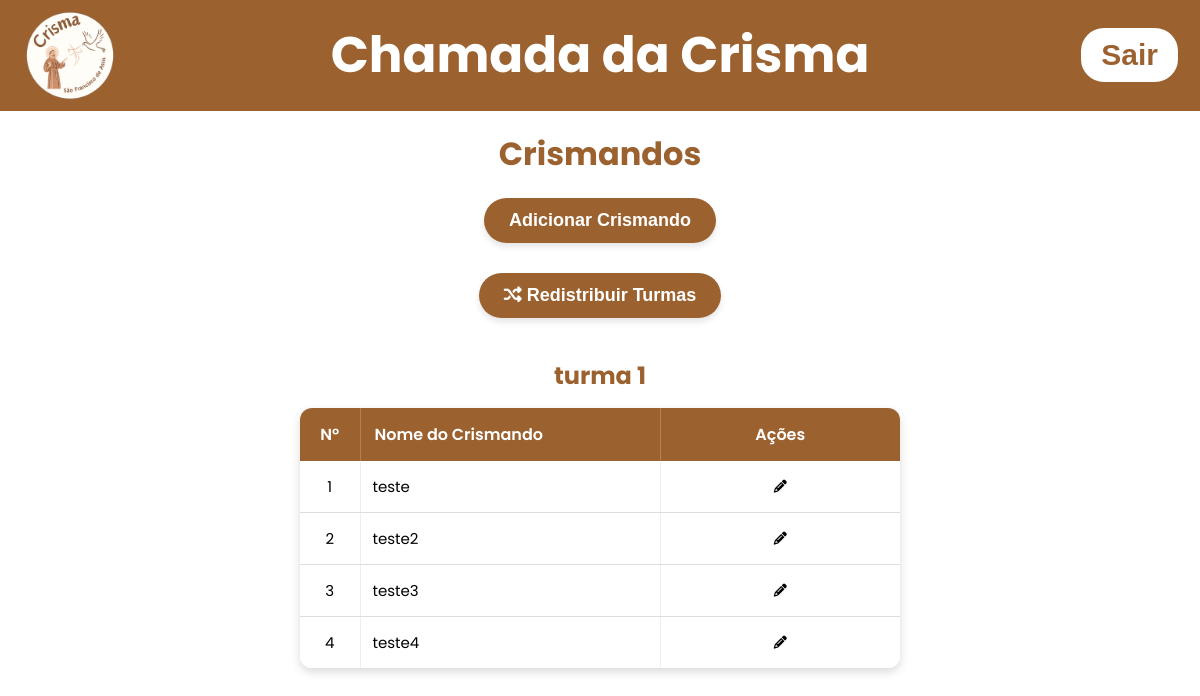
Before: /listcrismandos (signed in) with the older database file.
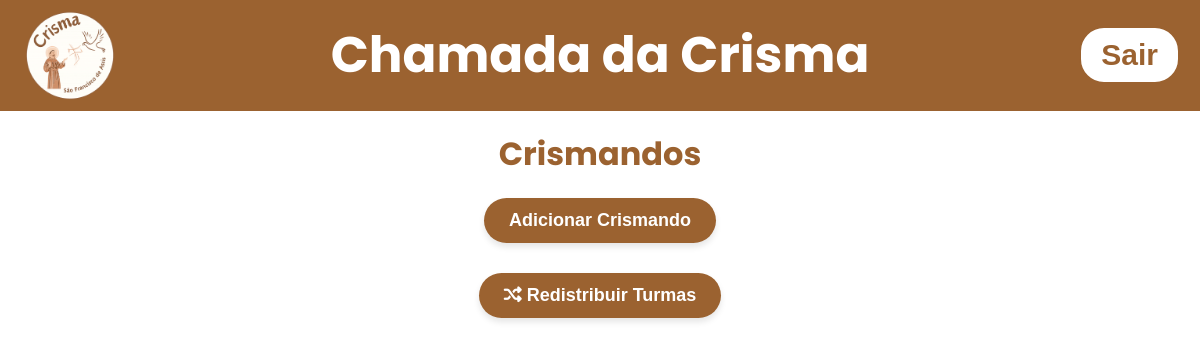
After: the same page with the newer database file.
### tables this page shows
CREATE TABLE turmas (
    id INTEGER PRIMARY KEY AUTOINCREMENT,
    turma_name TEXT NOT NULL UNIQUE
);

CREATE TABLE crismandos (
    id INTEGER PRIMARY KEY AUTOINCREMENT,
    name TEXT UNIQUE NOT NULL,
    turma_id INTEGER NOT NULL,
    created_at TEXT DEFAULT CURRENT_TIMESTAMP,
    FOREIGN KEY (turma_id) REFERENCES turmas(id)
);

### app.py (the view)
@app.get("/listcrismandos")
def list_crismandos():
    msg = request.args.get('msg')
    if not 'admin' in session:
        return render_template('index.html')
    else:
        with get_conn() as conn:
            cur = conn.cursor()
            cur.execute("SELECT id, turma_name FROM turmas ORDER BY turma_name")
            turmas = cur.fetchall()
            cur.execute("SELECT id, name, turma_id FROM crismandos ORDER BY name")
            crismandos = cur.fetchall()
            return render_template('crismandos.html', turmas = turmas, msgcrismandos =msg, crismandos = crismandos)

### app.py (called while the page is built)
def get_conn():
    conn = sqlite3.connect("data/dataBase.db")
    conn.row_factory = sqlite3.Row
    return conn

### templates/crismandos.html (shortened to what this page needs)
<!DOCTYPE html>
<html lang="pt-br">
  <head>
    <link
      rel="stylesheet"
      href="{{url_for('static', filename='css/styleconfigadmin.css')}}"
    />
    <link
      rel="stylesheet"
      href="{{url_for('static', filename='css/stylecrismandos.css')}}"
    />
    <link rel="stylesheet" href="https://cdnjs.cloudflare.com/ajax/libs/font-awesome/6.5.0/css/all.min.css">
    <link rel="stylesheet" href="https://cdnjs.cloudflare.com/ajax/libs/font-awesome/6.5.1/css/all.min.css">
  </head>
  <body>
    <header>
      <div class="header-left">
        <img
          src="{{url_for('static', filename='images/logocrismamaior.png')}}"
          alt="Logo da crisma"
          class="logo"
        />
        <h1 class="title-center" onclick="window.location.href='/homepage'">
          Chamada da Crisma
        </h1>
      </div>
      <form action="{{url_for('logout_user')}}" method="post">
        <button class="button-logout">Sair</button>
      </form>
    </header>
<main>
<div id="container-principal">
    <h1>Crismandos</h1>
    <button onclick="OpenModalEditCrismandos()">Adicionar Crismando</button>
    <button onclick="OpenRandomModal()">
      <i class="fa-solid fa-shuffle"></i>
      Redistribuir Turmas
    </button>
    {% for turma in turmas%}
        <h2 class="turma-titulo">{{ turma.turma_name }}</h2>
        <table class="tabela-crismandos">
            <thead>
                <tr>
                    <th>Nº</th>
                    <th>Nome do Crismando</th>
                    <th>Ações</th>
                </tr>
            </thead>
            <tbody>
            {% set counter = [0] %}
                {%for crismando in crismandos | sort(attribute='name')%}
                    {% if crismando.turma_id == turma.id %}
                        <tr>
                            <td>{{counter[0]}}</td>
                            <td>{{crismando.name}}</td>
                            <td>
                                <button onclick="OpenEditCrismandos({{crismando.id}})"><i class="fas fa-pencil-alt"></i></button>
                            </td>
                        </tr>
                    {%endif%}
                {%endfor%}
            </tbody>
        </table>
    {% endfor %}
    </main>
  </body>
</html>

Changed rows visible on the page:
removed turmas: turma_name "turma 1"
removed crismandos: counter "1", name "teste"
removed crismandos: counter "2", name "teste2"
removed crismandos: turma "3", name "teste3"
removed crismandos: counter "4", name "teste4"
